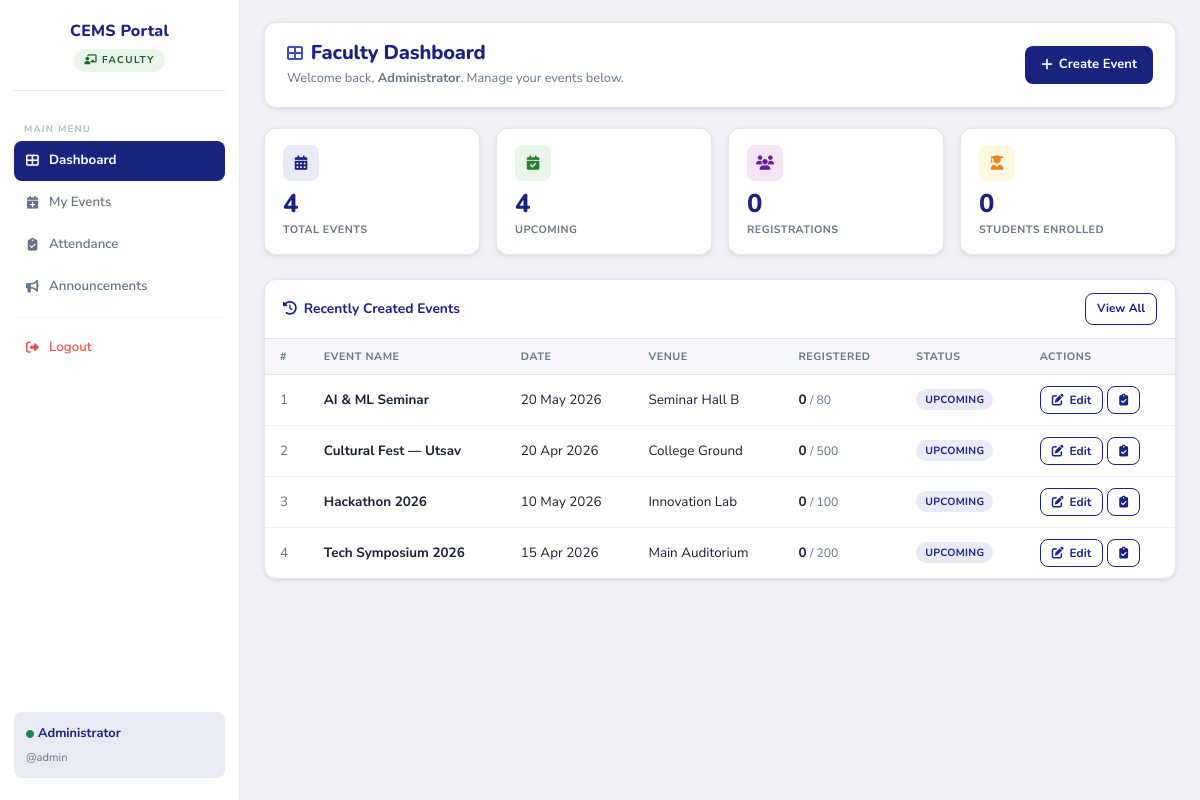
The app's page /faculty/dashboard.php (signed in), older data.
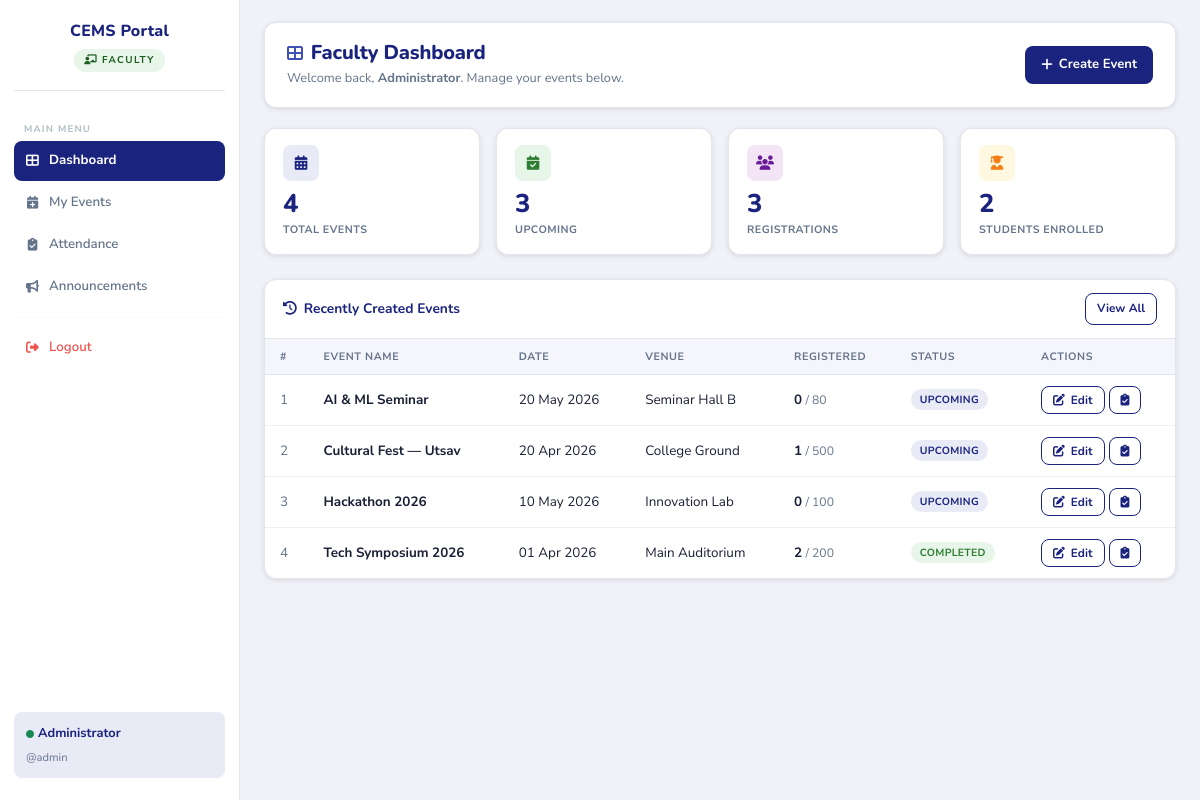
The same page, newer data.
### tables this page shows
CREATE TABLE `events` (
  `event_id` int(11) NOT NULL,
  `event_name` varchar(200) NOT NULL,
  `description` text DEFAULT NULL,
  `venue` varchar(200) DEFAULT NULL,
  `event_date` date NOT NULL,
  `event_time` time DEFAULT NULL,
  `capacity` int(11) DEFAULT NULL,
  `status` enum('Pending','Approved','Rejected') NOT NULL DEFAULT 'Approved',
  `rejection_reason` varchar(500) DEFAULT NULL,
  `created_by` int(11) NOT NULL,
  `created_at` timestamp NOT NULL DEFAULT current_timestamp()
);

### faculty/dashboard.php (the view, shortened to what the changed rows need)
<?php
require_once('../config/db.php');
$faculty_id   = $_SESSION['faculty_id'];
$total_events = $upcoming_events = $total_regs = $pending = 0;
try {
    $s = $conn->prepare("SELECT COUNT(*) c FROM events WHERE created_by=? AND event_date>=CURDATE()");
    $s->bind_param("i",$faculty_id); $s->execute();
    $upcoming_events = $s->get_result()->fetch_assoc()['c'];
    $s = $conn->prepare("SELECT COUNT(*) c FROM registrations r JOIN events e ON r.event_id=e.event_id WHERE e.created_by=?");
    $s->bind_param("i",$faculty_id); $s->execute();
    $total_regs = $s->get_result()->fetch_assoc()['c'];
    $s = $conn->prepare("SELECT COUNT(DISTINCT r.student_id) c FROM registrations r JOIN events e ON r.event_id=e.event_id WHERE e.created_by=?");
    $s->bind_param("i",$faculty_id); $s->execute();
    $pending = $s->get_result()->fetch_assoc()['c'];
} catch(Exception $e){}
$recent = [];
try {
    $s = $conn->prepare("
        SELECT e.event_id, e.event_name, e.event_date, e.venue, e.status, e.capacity,
               COUNT(r.registration_id) AS reg_count
        FROM events e
        LEFT JOIN registrations r ON r.event_id=e.event_id
        WHERE e.created_by=?
        GROUP BY e.event_id
        ORDER BY e.created_at DESC LIMIT 6
    ");
    $s->bind_param("i",$faculty_id); $s->execute();
    $recent = $s->get_result()->fetch_all(MYSQLI_ASSOC);
} catch(Exception $e){}
?>
<!DOCTYPE html>
<html lang="en">
<head>
    <link href="https://cdn.jsdelivr.net/npm/bootstrap@5.3.2/dist/css/bootstrap.min.css" rel="stylesheet">
    <link rel="stylesheet" href="https://cdnjs.cloudflare.com/ajax/libs/font-awesome/6.4.2/css/all.min.css">
    <link rel="stylesheet" href="../assets/css/style.css">
</head>
<body>
<main class="main-content">
<div class="content-inner">
  <div class="page-header">
    <div>
      <h1><i class="fas fa-th-large me-2" style="color:var(--accent);font-size:1rem;"></i>Faculty Dashboard</h1>
    </div>
  </div>
  <div class="row g-3 mb-4">
    <div class="col-6 col-lg-3">
      <div class="stat-card">
        <div class="stat-icon green"><i class="fas fa-calendar-check"></i></div>
        <div class="stat-number"><?= $upcoming_events ?></div>
        <div class="stat-label">Upcoming</div>
      </div>
    </div>
    <div class="col-6 col-lg-3">
      <div class="stat-card">
        <div class="stat-icon purple"><i class="fas fa-users"></i></div>
        <div class="stat-number"><?= $total_regs ?></div>
        <div class="stat-label">Registrations</div>
      </div>
    </div>
    <div class="col-6 col-lg-3">
      <div class="stat-card">
        <div class="stat-icon gold"><i class="fas fa-user-graduate"></i></div>
        <div class="stat-number"><?= $pending ?></div>
        <div class="stat-label">Students Enrolled</div>
      </div>
    </div>
  </div>
  <div class="table-wrap">
    <?php if(empty($recent)): ?>
    <div class="empty-state">
      <i class="fas fa-calendar-plus"></i>
      <h5>No events yet</h5>
      <p>Click "Create Event" to add your first event.</p>
    </div>
    <?php else: ?>
    <div style="overflow-x:auto;">
    <table class="cems-table">
      <thead>
        <tr>
          <th>#</th><th>Event Name</th><th>Date</th>
          <th>Venue</th><th>Registered</th><th>Status</th><th>Actions</th>
        </tr>
      </thead>
      <tbody>
      <?php foreach($recent as $i=>$e): ?>
      <tr>
        <td style="color:var(--text-muted)"><?= $i+1 ?></td>
        <td><strong><?= htmlspecialchars($e['event_name']) ?></strong></td>
        <td><?= date('d M Y',strtotime($e['event_date'])) ?></td>
        <td><?= htmlspecialchars($e['venue']?:'—') ?></td>
        <td>
          <strong><?= $e['reg_count'] ?></strong>
          <?php if($e['capacity']): ?><span style="color:var(--text-muted);font-size:0.76rem;"> / <?= $e['capacity'] ?></span><?php endif; ?>
        </td>
        <td><span class="badge-cems badge-<?= strtotime($e['event_date']) >= strtotime('today') ? 'open' : 'present' ?>"><?= strtotime($e['event_date']) >= strtotime('today') ? 'Upcoming' : 'Completed' ?></span></td>
        <td>
          <div class="d-flex gap-1">
            <a href="events.php?action=edit&id=<?= $e['event_id'] ?>" class="btn-outline-custom btn-sm-custom"><i class="fas fa-edit"></i> Edit</a>
            <a href="attendance.php?event_id=<?= $e['event_id'] ?>" class="btn-outline-custom btn-sm-custom"><i class="fas fa-clipboard-check"></i></a>
          </div>
        </td>
      </tr>
      <?php endforeach; ?>
      </tbody>
    </table>
    </div>
    <?php endif; ?>
  </div>
</div>
</main>
</body>
</html>

Row changes from the older to the newer data that the page shows:
changed events "Cultural Fest — Utsav": reg_count "0" → "1"
changed events "Main Auditorium": event_date "15 Apr 2026" → "01 Apr 2026"; reg_count "0" → "2"; event_date "UPCOMING" → "COMPLETED"
Text that changed along with them:
$upcoming_events: "4" → "3"
$total_regs: "0" → "3"
$pending: "0" → "2"
